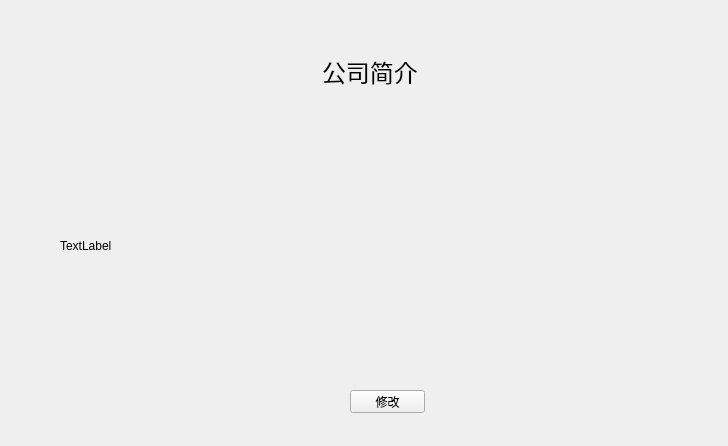
<?xml version="1.0" encoding="UTF-8"?>
<ui version="4.0">
 <class>TextWidget</class>
 <widget class="QWidget" name="TextWidget">
  <property name="geometry">
   <rect>
    <x>0</x>
    <y>0</y>
    <width>728</width>
    <height>446</height>
   </rect>
  </property>
  <property name="windowTitle">
   <string>公司简介</string>
  </property>
  <widget class="QWidget" name="layoutWidget">
   <property name="geometry">
    <rect>
     <x>60</x>
     <y>30</y>
     <width>621</width>
     <height>341</height>
    </rect>
   </property>
   <layout class="QVBoxLayout" name="verticalLayout" stretch="1,3">
    <item alignment="Qt::AlignHCenter">
     <widget class="QLabel" name="label">
      <property name="font">
       <font>
        <family>黑体</family>
        <pointsize>18</pointsize>
       </font>
      </property>
      <property name="text">
       <string>公司简介</string>
      </property>
     </widget>
    </item>
    <item>
     <widget class="QLabel" name="label_2">
      <property name="text">
       <string>TextLabel</string>
      </property>
     </widget>
    </item>
   </layout>
  </widget>
  <widget class="QPushButton" name="pushButton">
   <property name="geometry">
    <rect>
     <x>350</x>
     <y>390</y>
     <width>75</width>
     <height>23</height>
    </rect>
   </property>
   <property name="text">
    <string>修改</string>
   </property>
  </widget>
 </widget>
 <resources/>
 <connections/>
</ui>
